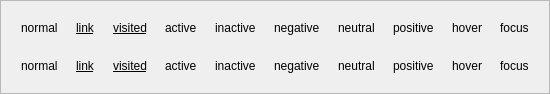
<ui version="4.0" >
 <class>setpreview</class>
 <widget class="QFrame" name="setpreview" >
  <property name="geometry" >
   <rect>
    <x>0</x>
    <y>0</y>
    <width>500</width>
    <height>74</height>
   </rect>
  </property>
  <property name="sizePolicy" >
   <sizepolicy vsizetype="Minimum" hsizetype="Preferred" >
    <horstretch>0</horstretch>
    <verstretch>0</verstretch>
   </sizepolicy>
  </property>
  <property name="frameShape" >
   <enum>QFrame::StyledPanel</enum>
  </property>
  <property name="frameShadow" >
   <enum>QFrame::Sunken</enum>
  </property>
  <layout class="QGridLayout" name="gridLayout" >
   <property name="horizontalSpacing" >
    <number>0</number>
   </property>
   <item row="0" column="0" >
    <widget class="QWidget" native="1" name="widgetFore0" >
     <layout class="QHBoxLayout" name="horizontalLayout" >
      <item>
       <widget class="QLabel" name="labelFore0" >
        <property name="text" >
         <string>normal</string>
        </property>
       </widget>
      </item>
     </layout>
    </widget>
   </item>
   <item row="0" column="1" >
    <widget class="QWidget" native="1" name="widgetFore3" >
     <layout class="QHBoxLayout" name="horizontalLayout_2" >
      <item>
       <widget class="QLabel" name="labelFore3" >
        <property name="font" >
         <font>
          <underline>true</underline>
         </font>
        </property>
        <property name="text" >
         <string>link</string>
        </property>
       </widget>
      </item>
     </layout>
    </widget>
   </item>
   <item row="0" column="2" >
    <widget class="QWidget" native="1" name="widgetFore4" >
     <layout class="QHBoxLayout" name="horizontalLayout_3" >
      <item>
       <widget class="QLabel" name="labelFore4" >
        <property name="font" >
         <font>
          <underline>true</underline>
         </font>
        </property>
        <property name="text" >
         <string>visited</string>
        </property>
       </widget>
      </item>
     </layout>
    </widget>
   </item>
   <item row="0" column="3" >
    <widget class="QWidget" native="1" name="widgetFore2" >
     <layout class="QHBoxLayout" name="horizontalLayout_4" >
      <item>
       <widget class="QLabel" name="labelFore2" >
        <property name="text" >
         <string comment="active (abbreviate)" >active</string>
        </property>
       </widget>
      </item>
     </layout>
    </widget>
   </item>
   <item row="0" column="4" >
    <widget class="QWidget" native="1" name="widgetFore1" >
     <layout class="QHBoxLayout" name="horizontalLayout_5" >
      <item>
       <widget class="QLabel" name="labelFore1" >
        <property name="text" >
         <string comment="inactive (abbreviate)" >inactive</string>
        </property>
       </widget>
      </item>
     </layout>
    </widget>
   </item>
   <item row="0" column="5" >
    <widget class="QWidget" native="1" name="widgetFore5" >
     <layout class="QHBoxLayout" name="horizontalLayout_6" >
      <item>
       <widget class="QLabel" name="labelFore5" >
        <property name="text" >
         <string>negative</string>
        </property>
       </widget>
      </item>
     </layout>
    </widget>
   </item>
   <item row="0" column="6" >
    <widget class="QWidget" native="1" name="widgetFore6" >
     <layout class="QHBoxLayout" name="horizontalLayout_7" >
      <item>
       <widget class="QLabel" name="labelFore6" >
        <property name="text" >
         <string>neutral</string>
        </property>
       </widget>
      </item>
     </layout>
    </widget>
   </item>
   <item row="0" column="7" >
    <widget class="QWidget" native="1" name="widgetFore7" >
     <layout class="QHBoxLayout" name="horizontalLayout_8" >
      <item>
       <widget class="QLabel" name="labelFore7" >
        <property name="text" >
         <string>positive</string>
        </property>
       </widget>
      </item>
     </layout>
    </widget>
   </item>
   <item row="0" column="8" >
    <widget class="QWidget" native="1" name="widgetFore8" >
     <layout class="QHBoxLayout" name="horizontalLayout_9" >
      <item>
       <widget class="QLabel" name="labelFore8" >
        <property name="text" >
         <string>hover</string>
        </property>
       </widget>
      </item>
     </layout>
    </widget>
   </item>
   <item row="0" column="9" >
    <widget class="QWidget" native="1" name="widgetFore9" >
     <layout class="QHBoxLayout" name="horizontalLayout_10" >
      <item>
       <widget class="QLabel" name="labelFore9" >
        <property name="text" >
         <string>focus</string>
        </property>
       </widget>
      </item>
     </layout>
    </widget>
   </item>
   <item row="1" column="0" >
    <widget class="QWidget" native="1" name="widgetBack0" >
     <layout class="QHBoxLayout" name="horizontalLayout_11" >
      <item>
       <widget class="QLabel" name="labelBack0" >
        <property name="text" >
         <string>normal</string>
        </property>
       </widget>
      </item>
     </layout>
    </widget>
   </item>
   <item row="1" column="1" >
    <widget class="QWidget" native="1" name="widgetBack3" >
     <layout class="QHBoxLayout" name="horizontalLayout_12" >
      <item>
       <widget class="QLabel" name="labelBack3" >
        <property name="font" >
         <font>
          <underline>true</underline>
         </font>
        </property>
        <property name="text" >
         <string>link</string>
        </property>
       </widget>
      </item>
     </layout>
    </widget>
   </item>
   <item row="1" column="2" >
    <widget class="QWidget" native="1" name="widgetBack4" >
     <layout class="QHBoxLayout" name="horizontalLayout_13" >
      <item>
       <widget class="QLabel" name="labelBack4" >
        <property name="font" >
         <font>
          <underline>true</underline>
         </font>
        </property>
        <property name="text" >
         <string>visited</string>
        </property>
       </widget>
      </item>
     </layout>
    </widget>
   </item>
   <item row="1" column="3" >
    <widget class="QWidget" native="1" name="widgetBack2" >
     <layout class="QHBoxLayout" name="horizontalLayout_14" >
      <item>
       <widget class="QLabel" name="labelBack2" >
        <property name="text" >
         <string comment="active (abbreviate)" >active</string>
        </property>
       </widget>
      </item>
     </layout>
    </widget>
   </item>
   <item row="1" column="4" >
    <widget class="QWidget" native="1" name="widgetBack1" >
     <layout class="QHBoxLayout" name="horizontalLayout_15" >
      <item>
       <widget class="QLabel" name="labelBack1" >
        <property name="text" >
         <string comment="inactive (abbreviate)" >inactive</string>
        </property>
       </widget>
      </item>
     </layout>
    </widget>
   </item>
   <item row="1" column="5" >
    <widget class="QWidget" native="1" name="widgetBack5" >
     <layout class="QHBoxLayout" name="horizontalLayout_16" >
      <item>
       <widget class="QLabel" name="labelBack5" >
        <property name="text" >
         <string>negative</string>
        </property>
       </widget>
      </item>
     </layout>
    </widget>
   </item>
   <item row="1" column="6" >
    <widget class="QWidget" native="1" name="widgetBack6" >
     <layout class="QHBoxLayout" name="horizontalLayout_17" >
      <item>
       <widget class="QLabel" name="labelBack6" >
        <property name="text" >
         <string>neutral</string>
        </property>
       </widget>
      </item>
     </layout>
    </widget>
   </item>
   <item row="1" column="7" >
    <widget class="QWidget" native="1" name="widgetBack7" >
     <layout class="QHBoxLayout" name="horizontalLayout_18" >
      <item>
       <widget class="QLabel" name="labelBack7" >
        <property name="text" >
         <string>positive</string>
        </property>
       </widget>
      </item>
     </layout>
    </widget>
   </item>
   <item row="1" column="8" >
    <widget class="QWidget" native="1" name="widgetBack8" >
     <layout class="QHBoxLayout" name="horizontalLayout_19" >
      <item>
       <widget class="QLabel" name="labelBack8" >
        <property name="text" >
         <string>hover</string>
        </property>
       </widget>
      </item>
     </layout>
    </widget>
   </item>
   <item row="1" column="9" >
    <widget class="QWidget" native="1" name="widgetBack9" >
     <layout class="QHBoxLayout" name="horizontalLayout_20" >
      <item>
       <widget class="QLabel" name="labelBack9" >
        <property name="text" >
         <string>focus</string>
        </property>
       </widget>
      </item>
     </layout>
    </widget>
   </item>
  </layout>
 </widget>
 <resources/>
 <connections/>
</ui>
